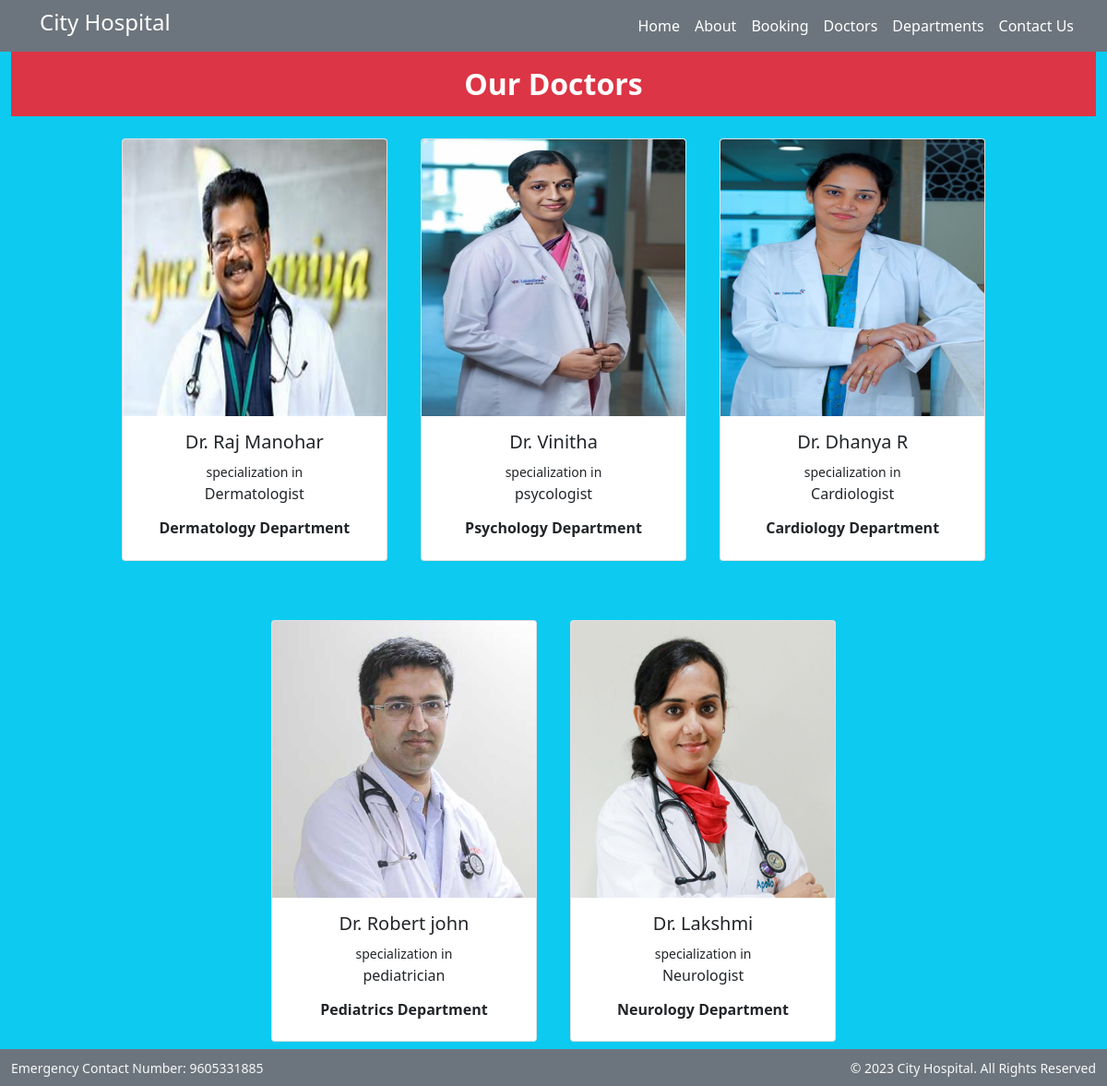
The app's page /doctors/ with its own data.
### hospitalapp/models.py (models this page shows, shortened)
class Doctors(models.Model):
    Doctor_name= models.CharField(max_length=250)
    Doctor_spec=models.CharField(max_length=250)
    Department_name=models.ForeignKey(Department,on_delete=models.CASCADE)
    Doctor_image=models.ImageField(upload_to='pics')

class Department(models.Model):
    Department_name = models.CharField(max_length=250)
    Department_des = models.TextField()
    def __str__(self):
        return self.Department_name

### hospitalapp/views.py (the view)
# urls.py: path('doctors/',views.doctors,name='doctors'),
def doctors(request):
    dict_doct = {
        'doct': Doctors.objects.all()
    }
    return render(request,'doctors.html',dict_doct)

### templates/doctors.html
{% extends 'base.html' %}
{% block content %}
<div class="container-fluid text-center bg-info">
    <h2 class="text-white p-3 bg-danger"><b>Our Doctors</b></h2>
    {% for i in doct %}
    <div class="card mx-3 my-3 mb-5"  style="width: 18rem; display:inline-block">
        <img src="{{i.Doctor_image.url}}" class="card-img-top" alt="image"height="300px">
        <div class="card-body">
            <center>
            <h5 class="card-title">Dr. {{i.Doctor_name}}</h5>
            <p class="card-text"><small>specialization in </small><br>
                                {{i.Doctor_spec}}</p>
                <h6><b>{{i.Department_name}} Department</b></h6>
            </center>
        </div>
    </div>
    {% endfor %}
</div>
{% endblock %}

### templates/base.html (shortened to what this page needs)
{% load static %}
<!DOCTYPE html>
<html lang="en">
<head>
    <link rel="stylesheet" href="https://cdn.jsdelivr.net/npm/bootstrap@4.0.0/dist/css/bootstrap.min.css">
    <link rel="stylesheet" href=" https://cdn.jsdelivr.net/npm/bootstrap@5.1.3/dist/css/bootstrap.min.css ">
    <link rel="stylesheet" href="https://use.fontawesome.com/releases/v5.2.0/css/all.css">
    <link rel="stylesheet" href="{% static '/css/style.css' %}">
</head>
<body>
<header>
      <nav class="navbar bg-secondary navbar-expand-md ">
        <div class="container-fluid">
            <div class="col-5 text-left">
                <h4 class="text-white"> City Hospital </h4>
            </div>
            <div>
                <ul class="navbar-nav justify-content-center">
                    <li class="nav-item">
                        <a class="nav-link text-white" href="{% url 'Home' %}">Home </a>
                    </li>
                    <li class="nav-item">
                        <a class="nav-link text-white" href="{% url 'about' %}">About</a>
                    </li>
                    <li class="nav-item">
                        <a class="nav-link text-white" href="{% url 'booking' %}">Booking</a>
                    </li>
                    <li class="nav-item">
                        <a class="nav-link text-white" href="{% url 'doctors' %}">Doctors</a>
                    </li>
			        <li class="nav-item">
                        <a class="nav-link text-white" href="{% url 'department' %}">Departments</a>
                    </li>
                    <li class="nav-item">
                        <a class="nav-link text-white" href="{% url 'contact' %}">Contact Us</a>
                    </li>
                </ul>
            </div>
        </div>
      </nav>
</header>
<footer>
     <section class="fixed-bottom">
      <footer class="pt-2 pb-2  bg-secondary text-light">
        <div class="container-fluid">
          <div class="row align-items-center">
            <div class="col-12 col-md-8">
              <small>Emergency Contact Number: 9605331885</small>
            </div>
            <div class="col-12 col-md-4 mt-4 mt-md-0 text-center text-md-end">
             <small>© 2023 City Hospital. All Rights Reserved</small>
            </div>
          </div>
        </div>
    </section>
</footer>
{% block content %}
{% endblock %}
</body>
</html>

### records on screen
Doctors: Doctor_image (picture), Doctor_name "Raj Manohar", Doctor_spec "Dermatologist", Department_name "Dermatology"
Doctors: Doctor_image (picture), Doctor_name "Vinitha", Doctor_spec "psycologist", Department_name "Psychology"
Doctors: Doctor_image (picture), Doctor_name "Dhanya R", Doctor_spec "Cardiologist", Department_name "Cardiology"
Doctors: Doctor_image (picture), Doctor_name "Robert john", Doctor_spec "pediatrician", Department_name "Pediatrics"
Doctors: Doctor_image (picture), Doctor_name "Lakshmi", Doctor_spec "Neurologist", Department_name "Neurology"
